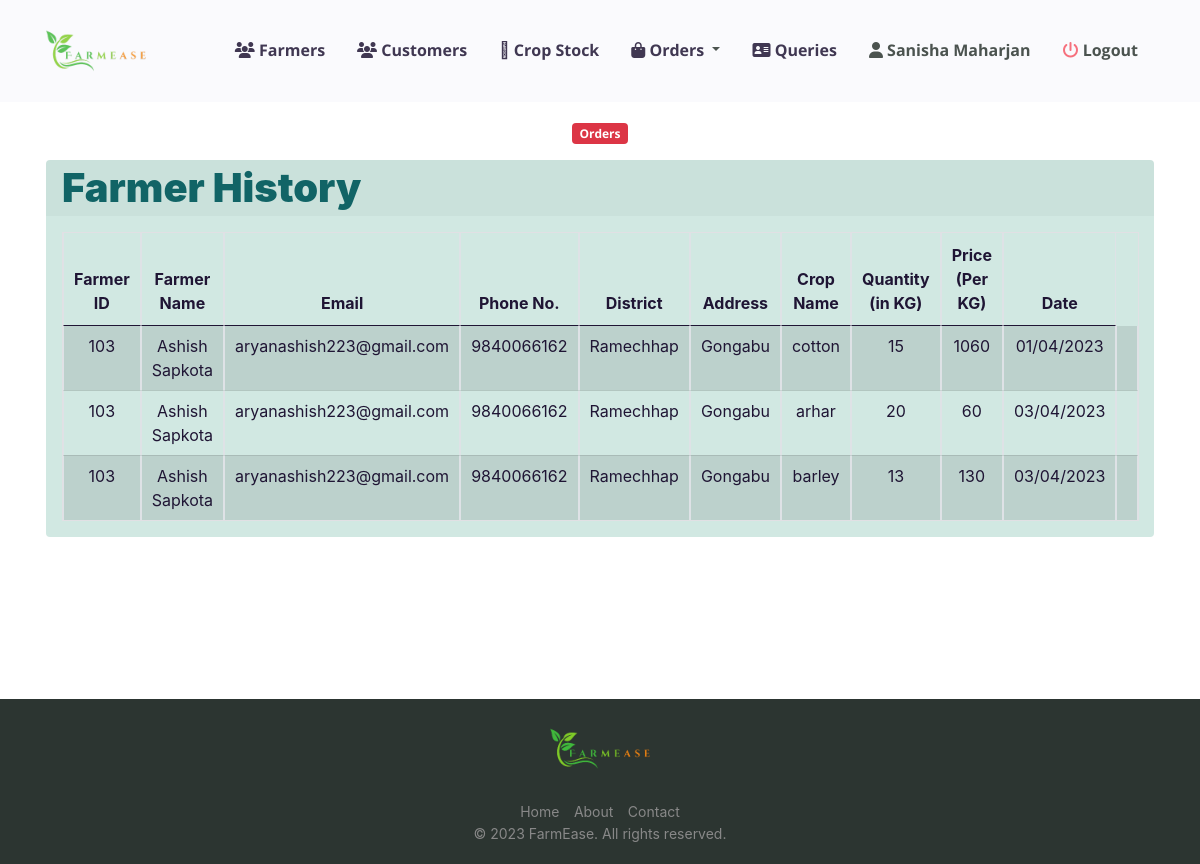
The app's page /admin/farmerhistory.php (signed in) with its own data.
### tables this page shows
CREATE TABLE `farmer_history` (
  `History_id` int(11) NOT NULL,
  `farmer_id` int(50) NOT NULL,
  `farmer_crop` varchar(255) NOT NULL,
  `farmer_quantity` int(50) NOT NULL,
  `farmer_price` int(50) NOT NULL,
  `date` varchar(100) NOT NULL
);

CREATE TABLE `farmerlogin` (
  `farmer_id` int(11) NOT NULL,
  `farmer_name` varchar(255) NOT NULL,
  `password` varchar(255) NOT NULL,
  `email` varchar(255) NOT NULL,
  `phone_no` varchar(50) NOT NULL,
  `F_gender` varchar(255) NOT NULL,
  `F_birthday` varchar(255) NOT NULL,
  `F_province` varchar(255) NOT NULL,
  `F_District` varchar(255) NOT NULL,
  `F_Location` varchar(255) NOT NULL,
  `photo` varchar(255) NOT NULL,
  `otp` int(20) DEFAULT NULL
);

### admin/asession.php (called while the page is built, shortened)
<?php
$user_check = $_SESSION['admin_login_user'];
?>

### admin/farmerhistory.php (the view, shortened to what this page needs)
<?php
include ('asession.php');
$query4 = "SELECT * from admin where email ='$user_check'";
              $ses_sq4 = mysqli_query($conn, $query4);
              $row4 = mysqli_fetch_assoc($ses_sq4);
              $para2 = $row4['admin_name'];
?>
<!DOCTYPE html>
<html>
<?php include ('aheader.php');  ?>
  <body class="bg-white" id="top">
<?php include ('anav.php');  ?>
  <section class="section section-shaped section-lg">
    <div class="shape shape-style-1 shape-primary">
<div class="container ">
    	 <div class="row">
          <div class="col-md-8 mx-auto text-center">
            <span class="badge badge-danger badge-pill mb-3">Orders</span>
          </div>
        </div>
          <div class="row row-content">
            <div class="col-md-12 mb-3">
				<div class="card text-white bg-gradient-warning mb-3">
				  <div class="card-header">
				  <span class=" text-color display-4" >Farmer History</span>
				  </div>
				  <div class="card-body text-white">
				<table class="table table-striped table-hover table-bordered bg-gradient-white text-center display text-dark" id="myTable">
				    <thead>
		<tr class="font-weight-bold text-dark">
					<th><center>Farmer ID</center></th>
					<th><center>Farmer Name</center></th>
					<th><center>Email</center></th>
					<th><center>Phone No.</center></th>
					<th><center>District</center></th>
					<th><center>Address</center></th>
					<th><center>Crop Name</center></th>
					<th><center>Quantity (in KG)</center></th>
					<th><center>Price (Per KG)</center></th>
					<th><center>Date</center></th>
						</tr>
			</thead>
		<tbody>
						<?php
	$sql = "SELECT * FROM farmerlogin INNER JOIN farmer_history ON farmerlogin.farmer_id= farmer_history.farmer_id;";
								$query = mysqli_query($conn,$sql);
								while($res = mysqli_fetch_array($query)){
				 ?>
		 <tr class="text-center text-dark">
							 <td> <?php echo $res['farmer_id'];  ?> </td>
							 <td> <?php echo $res['farmer_name'];  ?> </td>
							 <td> <?php echo $res['email'];  ?> </td>
							 <td> <?php echo $res['phone_no'];  ?> </td>
							 <td> <?php echo $res['F_District'];  ?> </td>
							 <td> <?php echo $res['F_Location'];  ?> </td>
							 <td> <?php echo $res['farmer_crop'];  ?> </td>
							 <td> <?php echo $res['farmer_quantity'];  ?> </td>
							 <td> <?php echo $res['farmer_price'];  ?> </td>
							 <td> <?php echo $res['date'];  ?> </td>
							<td >
                            </td>
							</tr>
							 <?php
							 }
							  ?>
		</tbody>
				  </table>
				  </div>
				</div>
            </div>
          </div>
        </div>
</section>
    <?php require("footer.php");?>
</body>
</html>

### admin/anav.php (shortened to what this page needs)
  <nav
  id="navbar-main"
      class="navbar navbar-expand-lg navbar-light fixed-top py-3 bg-light opacity-85" data-navbar-on-scroll="data-navbar-on-scroll">
      <div class="container"><a class="navbar-brand" href="#"><img class="d-inline-block align-top img-fluid" src="../assets/img/fm-logo.png" alt="" width="100" /><span class="text-theme font-monospace fs-4 ps-2"></span></a>
         <div class="navbar-collapse collapse border-top border-lg-0 mt-4 mt-lg-0" id="navbarSupportedContent">
         <ul class="navbar-nav align-items-lg-center ml-auto topnav" id="nav">
         <li class="nav-item px-2">
              <a href="afarmers.php" class="nav-link">
                <span class="text-dark nav-link-inner--text font-weight-bold"
                  ><i class="text-dark fas fa-users"></i> Farmers</span
                >
              </a>
            </li>
            <li class="nav-item px-2">
              <a href="acustomers.php" class="nav-link">
                <span class="text-dark nav-link-inner--text font-weight-bold"
                  ><i class="text-dark fas fa-users"></i> Customers</span
                >
              </a>
            </li>
            <li class="nav-item px-2">
              <a href="aproducedcrop.php" class="nav-link">
                <span class="text-dark nav-link-inner--text font-weight-bold"
                  ><i class="text-dark fad fa-store-alt"></i> Crop Stock</span
                >
              </a>
            </li>
            <div class="navbar-collapse collapse border-top border-lg-0 mt-4 mt-lg-0" id="navbarSupportedContent">
              <ul class="navbar-nav align-items-lg-center ml-auto topnav" id="nav">
                <li class="nav-item px-2" id="prediction"><div class="dropdown show ">
                  <a class="nav-link dropdown-toggle " href="#" role="button" id="dropdownMenuLink" data-toggle="dropdown" aria-haspopup="true" aria-expanded="false">
                  <span class="text-dark nav-link-inner--text font-weight-bold"
                ><i class="fa fa-shopping-bag" aria-hidden="true"></i> Orders</span>
                  </a>
                    </div>
            <li class="nav-item px-2">
              <a href="aviewmsg.php" class="nav-link">
                <span class="text-dark nav-link-inner--text font-weight-bold"
                  ><i class="text-dark fas fa-address-card"></i> Queries</span
                >
              </a>
            </li>
		   <li class="nav-item px-2" id="profile">
              <a href="aprofile.php" class="nav-link">
                <span class="nav-link-inner--text font-weight-bold"
                  ><i class="fas fa-user"></i> <?php echo $para2 ?> </span
                >
              </a>
            </li>
		   <li class="nav-item px-2">
              <a href="alogout.php" class="nav-link">
                <span class="nav-link-inner--text font-weight-bold"
                  ><i class="text-danger fas fa-power-off"></i> Logout </span
                >
              </a>
</li>
          </ul>
        </div>
      </div>
    </nav>
  </body>
</html>

### admin/anav.php (style rules this page uses)
.topnav a { border-bottom: 3px solid transparent; }

### records on screen
farmer_history: farmer "103", farmer.farmer_name "Ashish Sapkota", farmer.email "aryanashish223@gmail.com", farmer.phone_no "9840066162", farmer.F_District "Ramechhap", farmer.F_Location "Gongabu", farmer_crop "cotton", farmer_quantity "15", farmer_price "1060", date "01/04/2023"
farmer_history: farmer "103", farmer.farmer_name "Ashish Sapkota", farmer.email "aryanashish223@gmail.com", farmer.phone_no "9840066162", farmer.F_District "Ramechhap", farmer.F_Location "Gongabu", farmer_crop "arhar", farmer_quantity "20", farmer_price "60", date "03/04/2023"
farmer_history: farmer "103", farmer.farmer_name "Ashish Sapkota", farmer.email "aryanashish223@gmail.com", farmer.phone_no "9840066162", farmer.F_District "Ramechhap", farmer.F_Location "Gongabu", farmer_crop "barley", farmer_quantity "13", farmer_price "130", date "03/04/2023"

### other values on screen
$para2 "Sanisha Maharjan"
